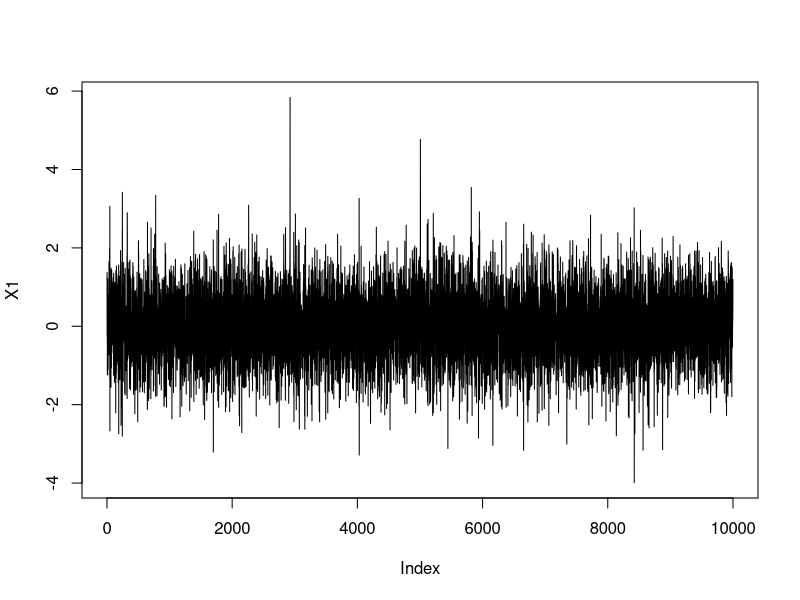
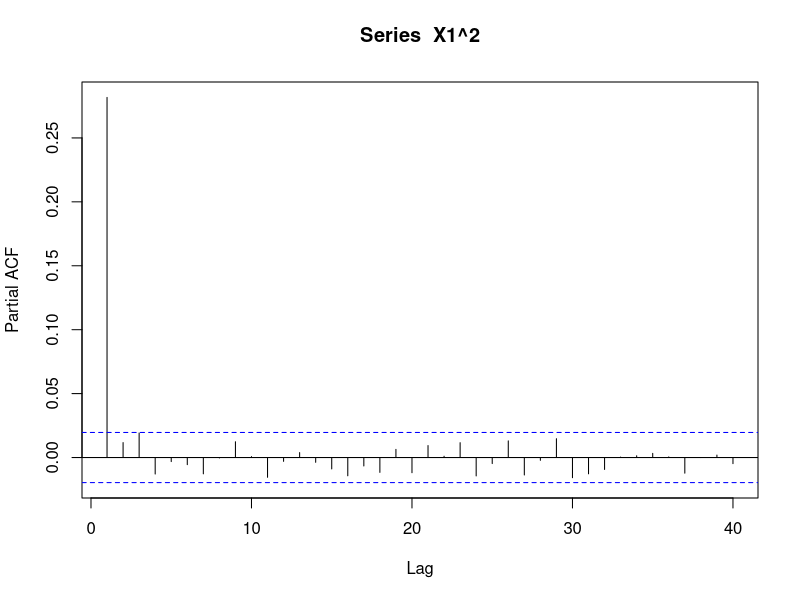
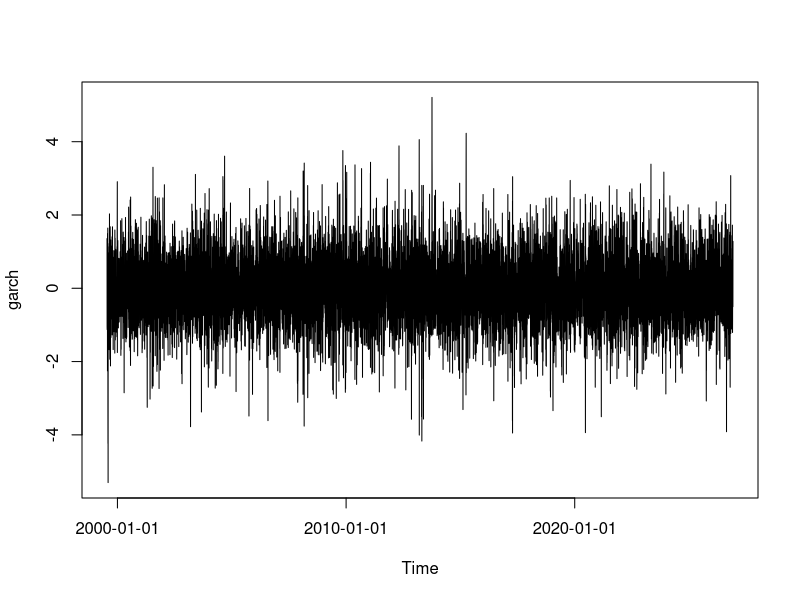
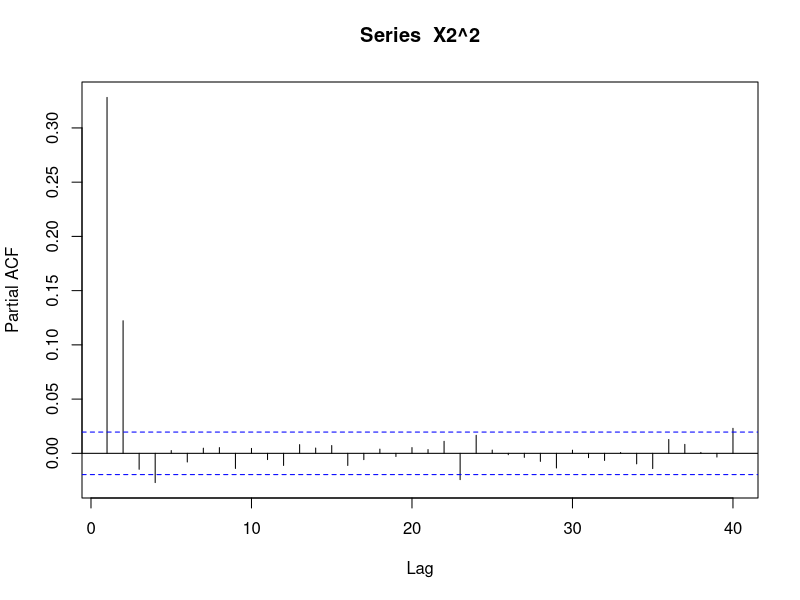

The R source for these figures, in order: (Note: this script raises an error after producing the figures.)
library(fGarch)

set.seed(42)
n <- 10000

# Set model parameters that meet the requirements: a1 + a2 + a3 < 1 and a1^2 + a2^2 + a3^2 < 1/3 
a0 <- 0.5
a1 <- 0.3
a2 <- 0.1
b3 <- 0.2

X1 <- rnorm(n)
eta <- rnorm(n)
sigma2_1 <- rep(a0, n)

# Model ARCH(1) process (approach without garch data simulation of package fGarch)
for (t in 2:n){sigma2_1[t] <- a0 + a1*X1[t-1]^2; X1[t] <- eta[t] * sqrt(sigma2_1[t]);}
plot(X1, type = "l")
pacf(X1^2)
## Alternative:
# X1_spec <- garchSpec(model = list(omega = a0, alpha = c(a1), beta = 0))
# X1 <- garchSim(spec = X1_spec, n = n)


# Model ARCH(2) process (now with the help of the library)
X2 <- garchSim(spec = garchSpec(model = list(omega = a0, alpha = c(a1, a2), beta = 0)), n = n)
plot(X2, type = "l")
pacf(X2^2)

# Model GARCH(1,1) process
X3 <- garchSim(spec = garchSpec(model = list(omega = a0, alpha = c(a1), beta = c(b1))), n = n)
plot(X3, type = "l")
pacf(X3^2)
